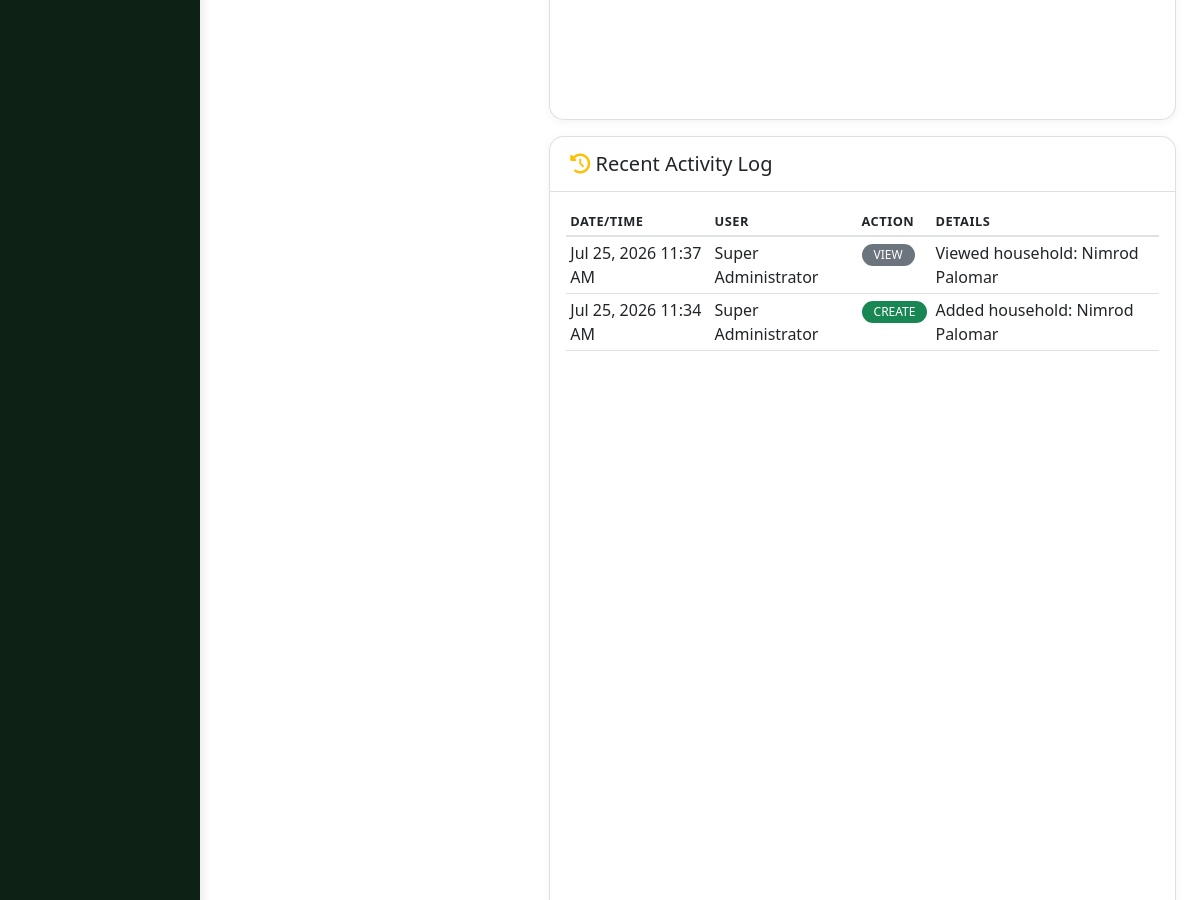
/inhabitants/households/view.php?id=3 (signed in, middle part), run on an earlier commit of the app's database.
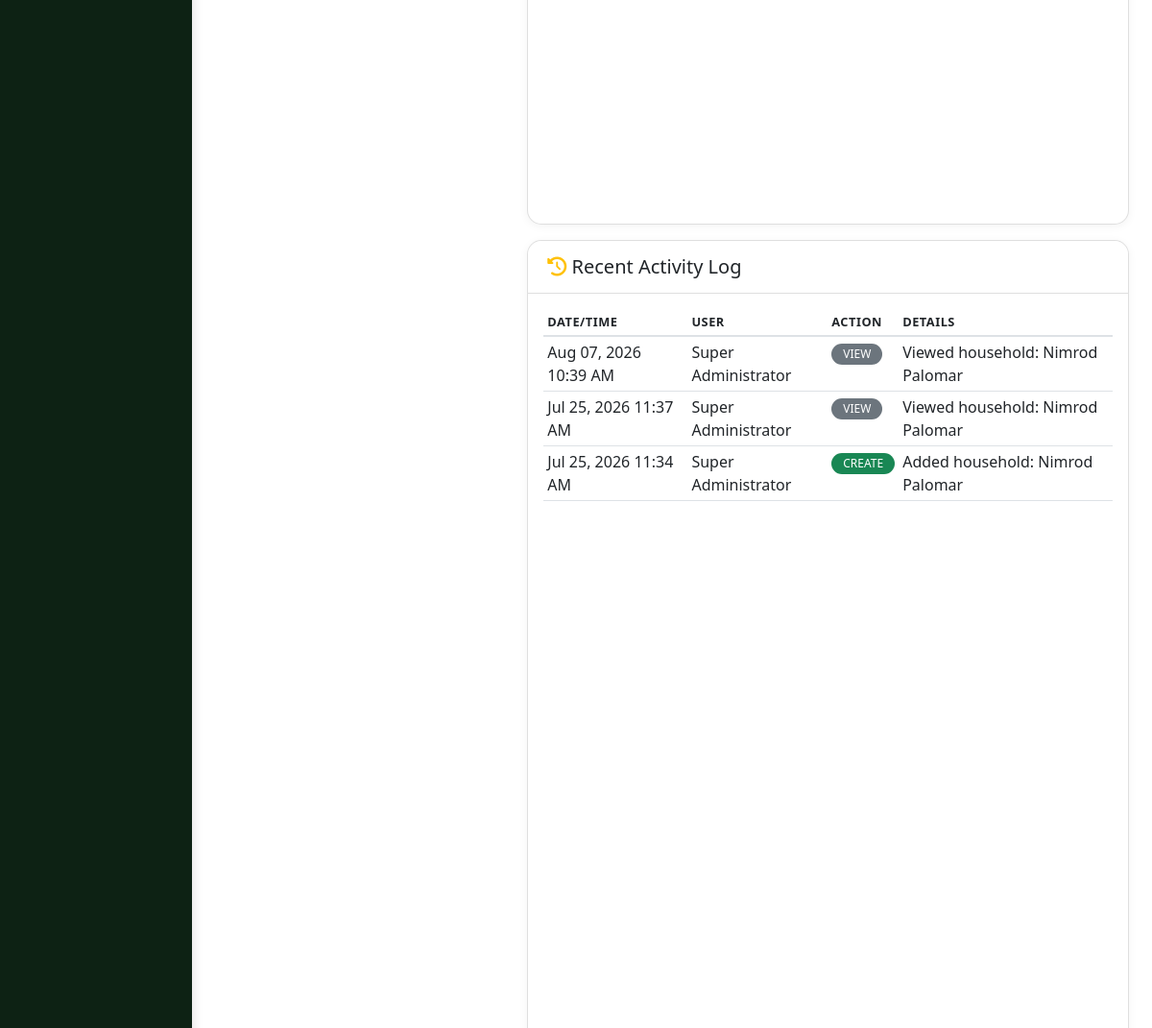
And on a later commit of the database.
### tables this page shows
CREATE TABLE `audit_trails` (
  `id` int(11) NOT NULL,
  `user_id` int(11) DEFAULT NULL,
  `action` varchar(50) NOT NULL,
  `table_name` varchar(50) NOT NULL,
  `record_id` int(11) DEFAULT NULL,
  `details` text DEFAULT NULL,
  `ip_address` varchar(45) DEFAULT NULL,
  `created_at` timestamp NOT NULL DEFAULT current_timestamp()
);

CREATE TABLE `users` (
  `id` int(11) NOT NULL,
  `username` varchar(50) NOT NULL,
  `password` varchar(255) NOT NULL,
  `full_name` varchar(100) NOT NULL,
  `email` varchar(100) NOT NULL,
  `role_id` int(11) DEFAULT NULL,
  `last_login` timestamp NULL DEFAULT NULL,
  `is_active` tinyint(1) DEFAULT 1,
  `created_at` timestamp NOT NULL DEFAULT current_timestamp()
);

### inhabitants/households/view.php (the view, shortened to what this page needs)
<?php
$id = isset($_GET['id']) ? (int)$_GET['id'] : 0;
$pdo = getDB();
$stmt = $pdo->prepare("
    SELECT a.*, u.full_name
    FROM audit_trails a
    LEFT JOIN users u ON a.user_id = u.id
    WHERE a.table_name = 'household_records' AND a.record_id = ?
    ORDER BY a.created_at DESC
    LIMIT 10
");
$stmt->execute([$id]);
$audit_trails = $stmt->fetchAll();
?>
<!DOCTYPE html>
<html lang="en">
<head>
    <link href="https://cdn.jsdelivr.net/npm/bootstrap@5.1.3/dist/css/bootstrap.min.css" rel="stylesheet">
    <link rel="stylesheet" href="https://cdnjs.cloudflare.com/ajax/libs/font-awesome/6.0.0/css/all.min.css">
    <link rel="stylesheet" href="../../assets/css/custom.css">
</head>
<body>
    <div class="container-fluid">
        <div class="row">
            <?php include '../../includes/sidebar.php'; ?>
            <main class="col-md-10 ms-sm-auto px-md-4 main-content">
                <div class="row">
                    <div class="col-md-8">
                        <div class="card detail-card mt-3">
                            <div class="card-body">
                            </div>
                        </div>
                        <div class="card detail-card mt-3">
                            <div class="card-header bg-white">
                                <h5 class="mb-0"><i class="fas fa-history text-warning"></i> Recent Activity Log</h5>
                            </div>
                            <div class="card-body">
                                <?php if (count($audit_trails) > 0): ?>
                                    <div class="table-responsive">
                                        <table class="table table-sm">
                                            <thead>
                                                <tr>
                                                    <th>Date/Time</th>
                                                    <th>User</th>
                                                    <th>Action</th>
                                                    <th>Details</th>
                                                </tr>
                                            </thead>
                                            <tbody>
                                                <?php foreach ($audit_trails as $trail): ?>
                                                    <tr>
                                                        <td><?= date('M d, Y h:i A', strtotime($trail['created_at'])) ?></td>
                                                        <td><?= $trail['full_name'] ?? 'System' ?></td>
                                                        <td>
                                                            <span class="badge bg-<?=
                                                                $trail['action'] == 'CREATE' ? 'success' :
                                                                ($trail['action'] == 'UPDATE' ? 'warning' :
                                                                ($trail['action'] == 'DELETE' ? 'danger' : 'secondary'))
                                                            ?>">
                                                                <?= $trail['action'] ?>
                                                            </span>
                                                        </td>
                                                        <td><?= $trail['details'] ?? '' ?></td>
                                                    </tr>
                                                <?php endforeach; ?>
                                            </tbody>
                                        </table>
                                    </div>
                                <?php else: ?>
                                    <p class="text-muted text-center mb-0">No activity logs found for this record</p>
                                <?php endif; ?>
                            </div>
                        </div>
                    </div>
                </div>
            </main>
        </div>
    </div>
</body>
</html>

What changed in the data, as far as the page shows it:
added audit_trails: created_at "Aug 07, 2026 10:39 AM", user.full_name "Super Administrator", action "VIEW", details "Viewed household: Nimrod Palomar"
